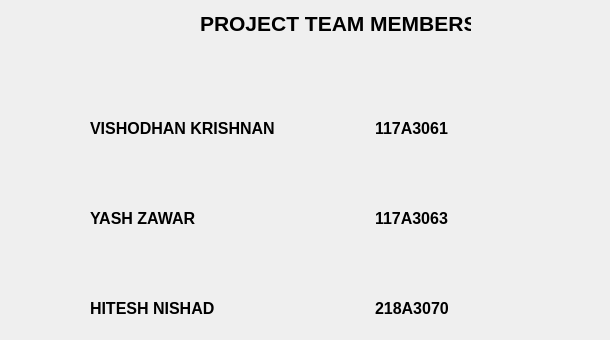
    <widget class="QWidget" name="AbtUsPage">
     <widget class="QLabel" name="label_43">
      <property name="geometry">
       <rect>
        <x>200</x>
        <y>0</y>
        <width>271</width>
        <height>46</height>
       </rect>
      </property>
      <property name="font">
       <font>
        <pointsize>16</pointsize>
        <weight>75</weight>
        <bold>true</bold>
       </font>
      </property>
      <property name="text">
       <string>PROJECT TEAM MEMBERS</string>
      </property>
     </widget>
     <widget class="QLabel" name="label_44">
      <property name="geometry">
       <rect>
        <x>90</x>
        <y>105</y>
        <width>226</width>
        <height>46</height>
       </rect>
      </property>
      <property name="font">
       <font>
        <pointsize>12</pointsize>
        <weight>75</weight>
        <bold>true</bold>
       </font>
      </property>
      <property name="text">
       <string>VISHODHAN KRISHNAN</string>
      </property>
     </widget>
     <widget class="QLabel" name="label_45">
      <property name="geometry">
       <rect>
        <x>375</x>
        <y>105</y>
        <width>226</width>
        <height>46</height>
       </rect>
      </property>
      <property name="font">
       <font>
        <pointsize>12</pointsize>
        <weight>75</weight>
        <bold>true</bold>
       </font>
      </property>
      <property name="text">
       <string>117A3061</string>
      </property>
     </widget>
     <widget class="QLabel" name="label_46">
      <property name="geometry">
       <rect>
        <x>375</x>
        <y>195</y>
        <width>226</width>
        <height>46</height>
       </rect>
      </property>
      <property name="font">
       <font>
        <pointsize>12</pointsize>
        <weight>75</weight>
        <bold>true</bold>
       </font>
      </property>
      <property name="text">
       <string>117A3063</string>
      </property>
     </widget>
     <widget class="QLabel" name="label_47">
      <property name="geometry">
       <rect>
        <x>90</x>
        <y>195</y>
        <width>226</width>
        <height>46</height>
       </rect>
      </property>
      <property name="font">
       <font>
        <pointsize>12</pointsize>
        <weight>75</weight>
        <bold>true</bold>
       </font>
      </property>
      <property name="text">
       <string>YASH ZAWAR</string>
      </property>
     </widget>
     <widget class="QLabel" name="label_48">
      <property name="geometry">
       <rect>
        <x>375</x>
        <y>285</y>
        <width>226</width>
        <height>46</height>
       </rect>
      </property>
      <property name="font">
       <font>
        <pointsize>12</pointsize>
        <weight>75</weight>
        <bold>true</bold>
       </font>
      </property>
      <property name="text">
       <string>218A3070</string>
      </property>
     </widget>
     <widget class="QLabel" name="label_49">
      <property name="geometry">
       <rect>
        <x>90</x>
        <y>285</y>
        <width>226</width>
        <height>46</height>
       </rect>
      </property>
      <property name="font">
       <font>
        <pointsize>12</pointsize>
        <weight>75</weight>
        <bold>true</bold>
       </font>
      </property>
      <property name="text">
       <string>HITESH NISHAD</string>
      </property>
     </widget>
    </widget>
